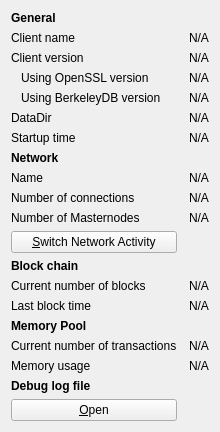
     <widget class="QWidget" name="tab_info">
      <attribute name="title">
       <string>&amp;Information</string>
      </attribute>
      <layout class="QGridLayout" name="gridLayout" columnstretch="0,0">
       <property name="horizontalSpacing">
        <number>12</number>
       </property>
       <item row="4" column="0">
        <widget class="QLabel" name="berkeleyDBVersionLabel">
         <property name="text">
          <string>Using BerkeleyDB version</string>
         </property>
         <property name="indent">
          <number>10</number>
         </property>
        </widget>
       </item>
       <item row="7" column="0">
        <widget class="QLabel" name="networkHeader">
         <property name="font">
          <font>
           <weight>75</weight>
           <bold>true</bold>
          </font>
         </property>
         <property name="text">
          <string>Network</string>
         </property>
        </widget>
       </item>
       <item row="13" column="1">
        <widget class="QLabel" name="numberOfBlocks">
         <property name="cursor">
          <cursorShape>IBeamCursor</cursorShape>
         </property>
         <property name="text">
          <string>N/A</string>
         </property>
         <property name="textFormat">
          <enum>Qt::PlainText</enum>
         </property>
         <property name="textInteractionFlags">
          <set>Qt::LinksAccessibleByMouse|Qt::TextSelectableByKeyboard|Qt::TextSelectableByMouse</set>
         </property>
        </widget>
       </item>
       <item row="8" column="0">
        <widget class="QLabel" name="networkNameLabel">
         <property name="text">
          <string>Name</string>
         </property>
        </widget>
       </item>
       <item row="6" column="0">
        <widget class="QLabel" name="startupTimeLabel">
         <property name="text">
          <string>Startup time</string>
         </property>
        </widget>
       </item>
       <item row="9" column="0">
        <widget class="QLabel" name="numberOfConnectionsLabel">
         <property name="text">
          <string>Number of connections</string>
         </property>
        </widget>
       </item>
       <item row="4" column="1">
        <widget class="QLabel" name="berkeleyDBVersion">
         <property name="cursor">
          <cursorShape>IBeamCursor</cursorShape>
         </property>
         <property name="text">
          <string>N/A</string>
         </property>
         <property name="textFormat">
          <enum>Qt::PlainText</enum>
         </property>
         <property name="textInteractionFlags">
          <set>Qt::LinksAccessibleByMouse|Qt::TextSelectableByKeyboard|Qt::TextSelectableByMouse</set>
         </property>
        </widget>
       </item>
       <item row="2" column="1">
        <widget class="QLabel" name="clientVersion">
         <property name="cursor">
          <cursorShape>IBeamCursor</cursorShape>
         </property>
         <property name="text">
          <string>N/A</string>
         </property>
         <property name="textFormat">
          <enum>Qt::PlainText</enum>
         </property>
         <property name="textInteractionFlags">
          <set>Qt::LinksAccessibleByMouse|Qt::TextSelectableByKeyboard|Qt::TextSelectableByMouse</set>
         </property>
        </widget>
       </item>
       <item row="3" column="1">
        <widget class="QLabel" name="openSSLVersion">
         <property name="cursor">
          <cursorShape>IBeamCursor</cursorShape>
         </property>
         <property name="text">
          <string>N/A</string>
         </property>
         <property name="textFormat">
          <enum>Qt::PlainText</enum>
         </property>
         <property name="textInteractionFlags">
          <set>Qt::LinksAccessibleByMouse|Qt::TextSelectableByKeyboard|Qt::TextSelectableByMouse</set>
         </property>
        </widget>
       </item>
       <item row="0" column="0">
        <widget class="QLabel" name="generalHeader">
         <property name="font">
          <font>
           <weight>75</weight>
           <bold>true</bold>
          </font>
         </property>
         <property name="text">
          <string>General</string>
         </property>
        </widget>
       </item>
       <item row="12" column="0">
        <widget class="QLabel" name="blockchainHeader">
         <property name="font">
          <font>
           <weight>75</weight>
           <bold>true</bold>
          </font>
         </property>
         <property name="text">
          <string>Block chain</string>
         </property>
        </widget>
       </item>
       <item row="5" column="0">
        <widget class="QLabel" name="buildDateLabel">
         <property name="text">
          <string>DataDir</string>
         </property>
        </widget>
       </item>
       <item row="3" column="0">
        <widget class="QLabel" name="openSSLVersionLabel">
         <property name="text">
          <string>Using OpenSSL version</string>
         </property>
         <property name="indent">
          <number>10</number>
         </property>
        </widget>
       </item>
       <item row="5" column="1">
        <widget class="QLabel" name="dataDir">
         <property name="cursor">
          <cursorShape>IBeamCursor</cursorShape>
         </property>
         <property name="text">
          <string>N/A</string>
         </property>
         <property name="textFormat">
          <enum>Qt::PlainText</enum>
         </property>
         <property name="wordWrap">
          <bool>true</bool>
         </property>
         <property name="textInteractionFlags">
          <set>Qt::LinksAccessibleByMouse|Qt::TextSelectableByKeyboard|Qt::TextSelectableByMouse</set>
         </property>
        </widget>
       </item>
       <item row="6" column="1">
        <widget class="QLabel" name="startupTime">
         <property name="cursor">
          <cursorShape>IBeamCursor</cursorShape>
         </property>
         <property name="text">
          <string>N/A</string>
         </property>
         <property name="textFormat">
          <enum>Qt::PlainText</enum>
         </property>
         <property name="textInteractionFlags">
          <set>Qt::LinksAccessibleByMouse|Qt::TextSelectableByKeyboard|Qt::TextSelectableByMouse</set>
         </property>
        </widget>
       </item>
       <item row="2" column="0">
        <widget class="QLabel" name="clientVersionLabel">
         <property name="text">
          <string>Client version</string>
         </property>
        </widget>
       </item>
       <item row="10" column="0">
        <widget class="QLabel" name="masternodeCountLabel">
         <property name="text">
          <string>Number of Masternodes</string>
         </property>
        </widget>
       </item>
       <item row="10" column="1">
        <widget class="QLabel" name="masternodeCount">
         <property name="cursor">
          <cursorShape>IBeamCursor</cursorShape>
         </property>
         <property name="text">
          <string>N/A</string>
         </property>
        </widget>
       </item>
       <item row="1" column="1">
        <widget class="QLabel" name="clientName">
         <property name="cursor">
          <cursorShape>IBeamCursor</cursorShape>
         </property>
         <property name="text">
          <string>N/A</string>
         </property>
         <property name="textFormat">
          <enum>Qt::PlainText</enum>
         </property>
         <property name="textInteractionFlags">
          <set>Qt::LinksAccessibleByMouse|Qt::TextSelectableByKeyboard|Qt::TextSelectableByMouse</set>
         </property>
        </widget>
       </item>
       <item row="14" column="1">
        <widget class="QLabel" name="lastBlockTime">
         <property name="cursor">
          <cursorShape>IBeamCursor</cursorShape>
         </property>
         <property name="text">
          <string>N/A</string>
         </property>
         <property name="textFormat">
          <enum>Qt::PlainText</enum>
         </property>
         <property name="textInteractionFlags">
          <set>Qt::LinksAccessibleByMouse|Qt::TextSelectableByKeyboard|Qt::TextSelectableByMouse</set>
         </property>
        </widget>
       </item>
       <item row="8" column="1">
        <widget class="QLabel" name="networkName">
         <property name="cursor">
          <cursorShape>IBeamCursor</cursorShape>
         </property>
         <property name="text">
          <string>N/A</string>
         </property>
         <property name="textFormat">
          <enum>Qt::PlainText</enum>
         </property>
         <property name="textInteractionFlags">
          <set>Qt::LinksAccessibleByMouse|Qt::TextSelectableByKeyboard|Qt::TextSelectableByMouse</set>
         </property>
        </widget>
       </item>
       <item row="14" column="0">
        <widget class="QLabel" name="lastBlockTimeLabel">
         <property name="text">
          <string>Last block time</string>
         </property>
        </widget>
       </item>
       <item row="9" column="1">
        <widget class="QLabel" name="numberOfConnections">
         <property name="cursor">
          <cursorShape>IBeamCursor</cursorShape>
         </property>
         <property name="text">
          <string>N/A</string>
         </property>
         <property name="textFormat">
          <enum>Qt::PlainText</enum>
         </property>
         <property name="textInteractionFlags">
          <set>Qt::LinksAccessibleByMouse|Qt::TextSelectableByKeyboard|Qt::TextSelectableByMouse</set>
         </property>
        </widget>
       </item>
       <item row="13" column="0">
        <widget class="QLabel" name="numberOfBlocksLabel">
         <property name="text">
          <string>Current number of blocks</string>
         </property>
        </widget>
       </item>
       <item row="1" column="0">
        <widget class="QLabel" name="clientNameLabel">
         <property name="text">
          <string>Client name</string>
         </property>
        </widget>
       </item>
       <item row="11" column="0">
        <widget class="QPushButton" name="switchNetworkActiveButton">
         <property name="toolTip">
          <string>Temporarily switch network activity ON/OFF</string>
         </property>
         <property name="text">
          <string>&amp;Switch Network Activity</string>
         </property>
         <property name="autoDefault">
          <bool>false</bool>
         </property>
        </widget>
       </item>
       <item row="19" column="0">
        <widget class="QLabel" name="labelMemoryUsage">
         <property name="text">
          <string>Memory usage</string>
         </property>
        </widget>
       </item>
       <item row="18" column="0">
        <widget class="QLabel" name="labelNumberOfTransactions">
         <property name="text">
          <string>Current number of transactions</string>
         </property>
        </widget>
       </item>
       <item row="19" column="1">
        <widget class="QLabel" name="mempoolSize">
         <property name="cursor">
          <cursorShape>IBeamCursor</cursorShape>
         </property>
         <property name="text">
          <string>N/A</string>
         </property>
         <property name="textFormat">
          <enum>Qt::PlainText</enum>
         </property>
         <property name="textInteractionFlags">
          <set>Qt::LinksAccessibleByMouse|Qt::TextSelectableByKeyboard|Qt::TextSelectableByMouse</set>
         </property>
        </widget>
       </item>
       <item row="18" column="1">
        <widget class="QLabel" name="mempoolNumberTxs">
         <property name="cursor">
          <cursorShape>IBeamCursor</cursorShape>
         </property>
         <property name="text">
          <string>N/A</string>
         </property>
         <property name="textFormat">
          <enum>Qt::PlainText</enum>
         </property>
         <property name="textInteractionFlags">
          <set>Qt::LinksAccessibleByMouse|Qt::TextSelectableByKeyboard|Qt::TextSelectableByMouse</set>
         </property>
        </widget>
       </item>
       <item row="17" column="0">
        <widget class="QLabel" name="labelMempoolTitle">
         <property name="font">
          <font>
           <weight>75</weight>
           <bold>true</bold>
          </font>
         </property>
         <property name="text">
          <string>Memory Pool</string>
         </property>
        </widget>
       </item>
       <item row="20" column="0">
        <widget class="QLabel" name="debugLogFileHeader">
         <property name="font">
          <font>
           <weight>75</weight>
           <bold>true</bold>
          </font>
         </property>
         <property name="text">
          <string>Debug log file</string>
         </property>
        </widget>
       </item>
       <item row="21" column="0">
        <widget class="QPushButton" name="openDebugLogfileButton">
         <property name="toolTip">
          <string>Open the RWTA debug log file from the current data directory. This can take a few seconds for large log files.</string>
         </property>
         <property name="text">
          <string>&amp;Open</string>
         </property>
         <property name="autoDefault">
          <bool>false</bool>
         </property>
        </widget>
       </item>
      </layout>
      <zorder>labelMempoolTitle</zorder>
      <zorder>berkeleyDBVersionLabel</zorder>
      <zorder>networkHeader</zorder>
      <zorder>numberOfBlocks</zorder>
      <zorder>networkNameLabel</zorder>
      <zorder>startupTimeLabel</zorder>
      <zorder>numberOfConnectionsLabel</zorder>
      <zorder>berkeleyDBVersion</zorder>
      <zorder>clientVersion</zorder>
      <zorder>openSSLVersion</zorder>
      <zorder>generalHeader</zorder>
      <zorder>blockchainHeader</zorder>
      <zorder>buildDateLabel</zorder>
      <zorder>openSSLVersionLabel</zorder>
      <zorder>dataDir</zorder>
      <zorder>startupTime</zorder>
      <zorder>clientVersionLabel</zorder>
      <zorder>masternodeCountLabel</zorder>
      <zorder>masternodeCount</zorder>
      <zorder>clientName</zorder>
      <zorder>lastBlockTime</zorder>
      <zorder>networkName</zorder>
      <zorder>lastBlockTimeLabel</zorder>
      <zorder>numberOfConnections</zorder>
      <zorder>labelNumberOfTransactions</zorder>
      <zorder>mempoolNumberTxs</zorder>
      <zorder>labelMemoryUsage</zorder>
      <zorder>mempoolSize</zorder>
      <zorder>numberOfBlocksLabel</zorder>
      <zorder>clientNameLabel</zorder>
      <zorder>switchNetworkActiveButton</zorder>
      <zorder>debugLogFileHeader</zorder>
      <zorder>openDebugLogfileButton</zorder>
     </widget>
